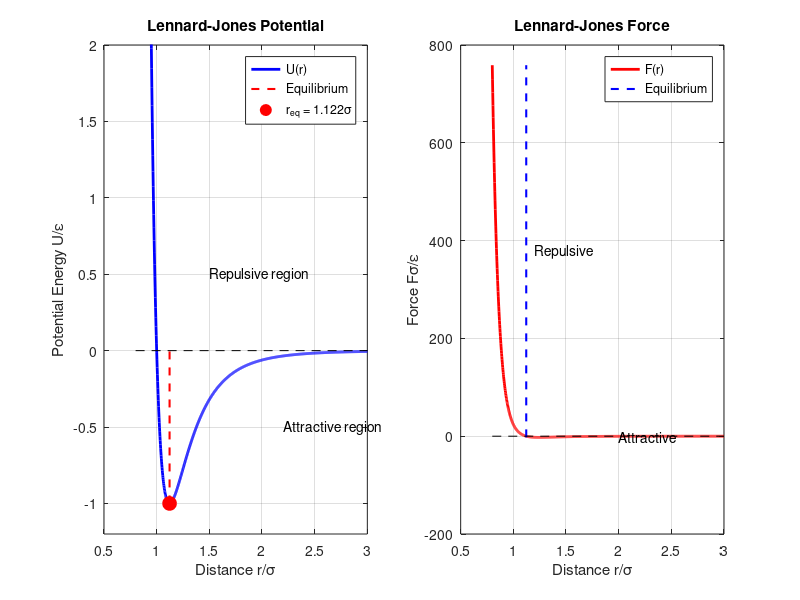

Write the MATLAB code that produced this figure.
%% Visualize Lennard-Jones Potential and Force
% Educational script to understand the particle interaction model
%
% This script plots the Lennard-Jones potential energy and force
% as functions of particle separation distance

close all; clear; clc;

%% Parameters
sigma = 1.0;      % Length scale
epsilon = 1.0;    % Energy scale

% Distance range
r_min = 0.8 * sigma;
r_max = 3.0 * sigma;
r = linspace(r_min, r_max, 1000);

%% Calculate Lennard-Jones Potential
% U(r) = 4*epsilon * [(sigma/r)^12 - (sigma/r)^6]
U = zeros(size(r));
for i = 1:length(r)
    sr6 = (sigma / r(i))^6;
    U(i) = 4 * epsilon * (sr6^2 - sr6);
end

%% Calculate Force
% F(r) = 24*epsilon/r * [2*(sigma/r)^12 - (sigma/r)^6]
F = zeros(size(r));
for i = 1:length(r)
    sr6 = (sigma / r(i))^6;
    F(i) = 24 * epsilon / r(i) * (2 * sr6^2 - sr6);
end

%% Find equilibrium distance
% Minimum of potential occurs at r = 2^(1/6) * sigma
r_eq = 2^(1/6) * sigma;
U_eq = -epsilon;

%% Create visualization
figure('Position', [100, 100, 1000, 400]);

% Plot potential
subplot(1, 2, 1);
plot(r/sigma, U/epsilon, 'b-', 'LineWidth', 2);
hold on;
plot([r_eq/sigma, r_eq/sigma], [min(U)/epsilon, 0], 'r--', 'LineWidth', 1.5);
plot(r_eq/sigma, U_eq/epsilon, 'ro', 'MarkerSize', 10, 'MarkerFaceColor', 'r');
plot([r_min/sigma, r_max/sigma], [0, 0], 'k--', 'LineWidth', 0.5);
hold off;
xlabel('Distance r/\sigma');
ylabel('Potential Energy U/\epsilon');
title('Lennard-Jones Potential');
grid on;
legend('U(r)', 'Equilibrium', sprintf('r_{eq} = %.3f\\sigma', r_eq/sigma), ...
       'Location', 'best');
ylim([min(U)/epsilon*1.2, 2]);
text(1.5, 0.5, 'Repulsive region', 'FontSize', 10);
text(2.2, -0.5, 'Attractive region', 'FontSize', 10);

% Plot force
subplot(1, 2, 2);
plot(r/sigma, F/epsilon, 'r-', 'LineWidth', 2);
hold on;
plot([r_eq/sigma, r_eq/sigma], [min(F)/epsilon, max(F)/epsilon], 'b--', 'LineWidth', 1.5);
plot([r_min/sigma, r_max/sigma], [0, 0], 'k--', 'LineWidth', 0.5);
hold off;
xlabel('Distance r/\sigma');
ylabel('Force F\sigma/\epsilon');
title('Lennard-Jones Force');
grid on;
legend('F(r)', 'Equilibrium', 'Location', 'best');
text(1.2, max(F)/epsilon * 0.5, 'Repulsive', 'FontSize', 10);
text(2.0, min(F)/epsilon * 0.3, 'Attractive', 'FontSize', 10);

%% Print key values
fprintf('Lennard-Jones Potential Properties:\n');
fprintf('=====================================\n');
fprintf('Equilibrium distance: r_eq = %.4f * sigma = %.4f\n', r_eq/sigma, r_eq);
fprintf('Potential at equilibrium: U(r_eq) = %.4f * epsilon = %.4f\n', U_eq/epsilon, U_eq);
fprintf('Zero crossing (sigma): r = %.4f\n', sigma);
fprintf('\n');
fprintf('Physical Interpretation:\n');
fprintf('- For r < r_eq: Repulsive force (particles push apart)\n');
fprintf('- For r = r_eq: Zero force (equilibrium position)\n');
fprintf('- For r > r_eq: Attractive force (particles pull together)\n');
fprintf('- For r >> r_eq: Weak attraction (van der Waals)\n');
fprintf('\n');
fprintf('In the simulation:\n');
fprintf('- Particles tend to maintain separation near r_eq\n');
fprintf('- Too close → strong repulsion (like hard spheres)\n');
fprintf('- Too far → weak attraction (like gases)\n');
